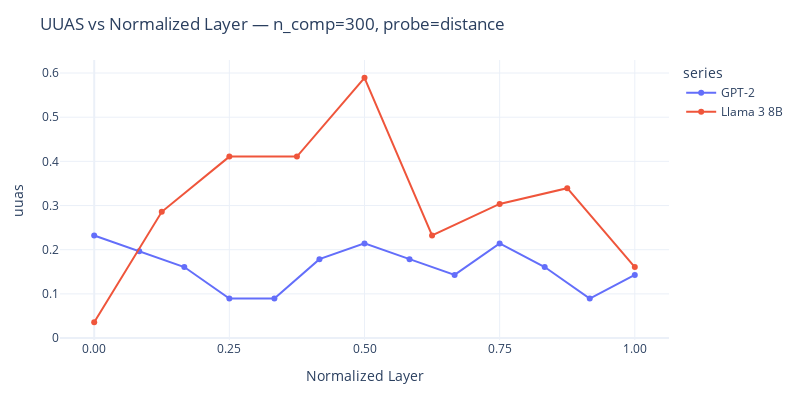
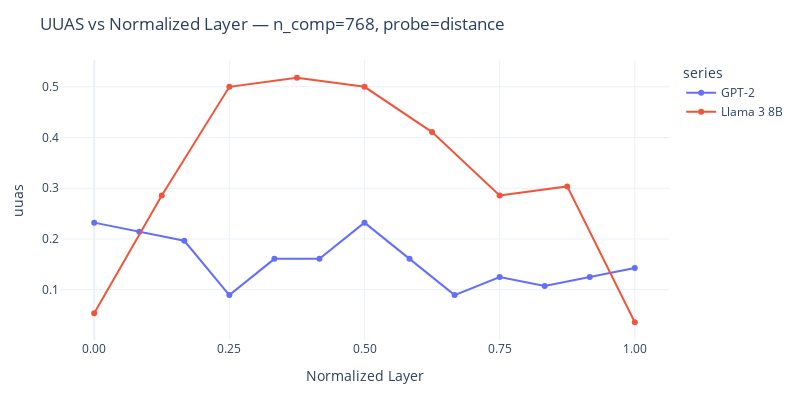

Source (notebook cell) for these figures, in order:
### Code cell
# Compare GPT-2 and Llama 3 8B 
fig = plot_metric_vs_layer_across_models(
    base_path="/home/masaki/hierarchical-repr/EntityTree/scripts/structural_probe/probe_results",
    models=["gpt2", "meta-llama/Meta-Llama-3-8B"],
    label_name=["GPT-2", "Llama 3 8B"],
    n_comp=300,
    metric_key="uuas",
    fig_size=(800, 400),
    probe="distance"
)
fig.show()


fig = plot_metric_vs_layer_across_models(
    base_path="/home/masaki/hierarchical-repr/EntityTree/scripts/structural_probe/probe_results",
    models=["gpt2", "meta-llama/Meta-Llama-3-8B"],
    label_name=["GPT-2", "Llama 3 8B"],
    n_comp=768,
    metric_key="uuas",
    fig_size=(800, 400),
    probe="distance"
)
fig.show()

### Figure 1 — Plotly figure (JSON) as saved in the notebook; plotly's stock layout.template omitted (floating-point values rounded to 4 significant figures)
{"data": [{"customdata": [[0, "gpt2", 300], [1, "gpt2", 300], [2, "gpt2", 300], [3, "gpt2", 300], [4, "gpt2", 300], [5, "gpt2", 300], [6, "gpt2", 300], [7, "gpt2", 300], [8, "gpt2", 300], [9, "gpt2", 300], [10, "gpt2", 300], [11, "gpt2", 300], [12, "gpt2", 300]], "hovertemplate": "series=GPT-2<br>Normalized Layer=%{x:.3f}<br>uuas=%{y:.3f}<br>layer=%{customdata[0]}<br>model=%{customdata[1]}<br>n_comp=%{customdata[2]}<extra></extra>", "legendgroup": "GPT-2", "line": {"color": "#636efa", "dash": "solid"}, "marker": {"symbol": "circle"}, "mode": "lines+markers", "name": "GPT-2", "orientation": "v", "showlegend": true, "type": "scatter", "x": [0.0, 0.08333, 0.1667, 0.25, 0.3333, 0.4167, 0.5, 0.5833, 0.6667, 0.75, 0.8333, 0.9167, 1.0], "xaxis": "x", "y": [0.2321, 0.1964, 0.1607, 0.08929, 0.08929, 0.1786, 0.2143, 0.1786, 0.1429, 0.2143, 0.1607, 0.08929, 0.1429], "yaxis": "y"}, {"customdata": [[0, "meta-llama/Meta-Llama-3-8B", 300], [4, "meta-llama/Meta-Llama-3-8B", 300], [8, "meta-llama/Meta-Llama-3-8B", 300], [12, "meta-llama/Meta-Llama-3-8B", 300], [16, "meta-llama/Meta-Llama-3-8B", 300], [20, "meta-llama/Meta-Llama-3-8B", 300], [24, "meta-llama/Meta-Llama-3-8B", 300], [28, "meta-llama/Meta-Llama-3-8B", 300], [32, "meta-llama/Meta-Llama-3-8B", 300]], "hovertemplate": "series=Llama 3 8B<br>Normalized Layer=%{x:.3f}<br>uuas=%{y:.3f}<br>layer=%{customdata[0]}<br>model=%{customdata[1]}<br>n_comp=%{customdata[2]}<extra></extra>", "legendgroup": "Llama 3 8B", "line": {"color": "#EF553B", "dash": "solid"}, "marker": {"symbol": "circle"}, "mode": "lines+markers", "name": "Llama 3 8B", "orientation": "v", "showlegend": true, "type": "scatter", "x": [0.0, 0.125, 0.25, 0.375, 0.5, 0.625, 0.75, 0.875, 1.0], "xaxis": "x", "y": [0.03571, 0.2857, 0.4107, 0.4107, 0.5893, 0.2321, 0.3036, 0.3393, 0.1607], "yaxis": "y"}], "layout": {"height": 400, "legend": {"title": {"text": "series"}, "tracegroupgap": 0}, "margin": {"b": 60, "l": 60, "r": 20, "t": 60}, "title": {"text": "UUAS vs Normalized Layer — n_comp=300, probe=distance"}, "width": 800, "xaxis": {"anchor": "y", "domain": [0, 1], "tickformat": ".2f", "tickmode": "array", "tickvals": [0, 0.25, 0.5, 0.75, 1], "title": {"text": "Normalized Layer"}}, "yaxis": {"anchor": "x", "domain": [0, 1], "title": {"text": "uuas"}}}}

### Figure 2 — Plotly figure (JSON) as saved in the notebook; plotly's stock layout.template omitted (floating-point values rounded to 4 significant figures)
{"data": [{"customdata": [[0, "gpt2", 768], [1, "gpt2", 768], [2, "gpt2", 768], [3, "gpt2", 768], [4, "gpt2", 768], [5, "gpt2", 768], [6, "gpt2", 768], [7, "gpt2", 768], [8, "gpt2", 768], [9, "gpt2", 768], [10, "gpt2", 768], [11, "gpt2", 768], [12, "gpt2", 768]], "hovertemplate": "series=GPT-2<br>Normalized Layer=%{x:.3f}<br>uuas=%{y:.3f}<br>layer=%{customdata[0]}<br>model=%{customdata[1]}<br>n_comp=%{customdata[2]}<extra></extra>", "legendgroup": "GPT-2", "line": {"color": "#636efa", "dash": "solid"}, "marker": {"symbol": "circle"}, "mode": "lines+markers", "name": "GPT-2", "orientation": "v", "showlegend": true, "type": "scatter", "x": [0.0, 0.08333, 0.1667, 0.25, 0.3333, 0.4167, 0.5, 0.5833, 0.6667, 0.75, 0.8333, 0.9167, 1.0], "xaxis": "x", "y": [0.2321, 0.2143, 0.1964, 0.08929, 0.1607, 0.1607, 0.2321, 0.1607, 0.08929, 0.125, 0.1071, 0.125, 0.1429], "yaxis": "y"}, {"customdata": [[0, "meta-llama/Meta-Llama-3-8B", 768], [4, "meta-llama/Meta-Llama-3-8B", 768], [8, "meta-llama/Meta-Llama-3-8B", 768], [12, "meta-llama/Meta-Llama-3-8B", 768], [16, "meta-llama/Meta-Llama-3-8B", 768], [20, "meta-llama/Meta-Llama-3-8B", 768], [24, "meta-llama/Meta-Llama-3-8B", 768], [28, "meta-llama/Meta-Llama-3-8B", 768], [32, "meta-llama/Meta-Llama-3-8B", 768]], "hovertemplate": "series=Llama 3 8B<br>Normalized Layer=%{x:.3f}<br>uuas=%{y:.3f}<br>layer=%{customdata[0]}<br>model=%{customdata[1]}<br>n_comp=%{customdata[2]}<extra></extra>", "legendgroup": "Llama 3 8B", "line": {"color": "#EF553B", "dash": "solid"}, "marker": {"symbol": "circle"}, "mode": "lines+markers", "name": "Llama 3 8B", "orientation": "v", "showlegend": true, "type": "scatter", "x": [0.0, 0.125, 0.25, 0.375, 0.5, 0.625, 0.75, 0.875, 1.0], "xaxis": "x", "y": [0.05357, 0.2857, 0.5, 0.5179, 0.5, 0.4107, 0.2857, 0.3036, 0.03571], "yaxis": "y"}], "layout": {"height": 400, "legend": {"title": {"text": "series"}, "tracegroupgap": 0}, "margin": {"b": 60, "l": 60, "r": 20, "t": 60}, "title": {"text": "UUAS vs Normalized Layer — n_comp=768, probe=distance"}, "width": 800, "xaxis": {"anchor": "y", "domain": [0, 1], "tickformat": ".2f", "tickmode": "array", "tickvals": [0, 0.25, 0.5, 0.75, 1], "title": {"text": "Normalized Layer"}}, "yaxis": {"anchor": "x", "domain": [0, 1], "title": {"text": "uuas"}}}}
